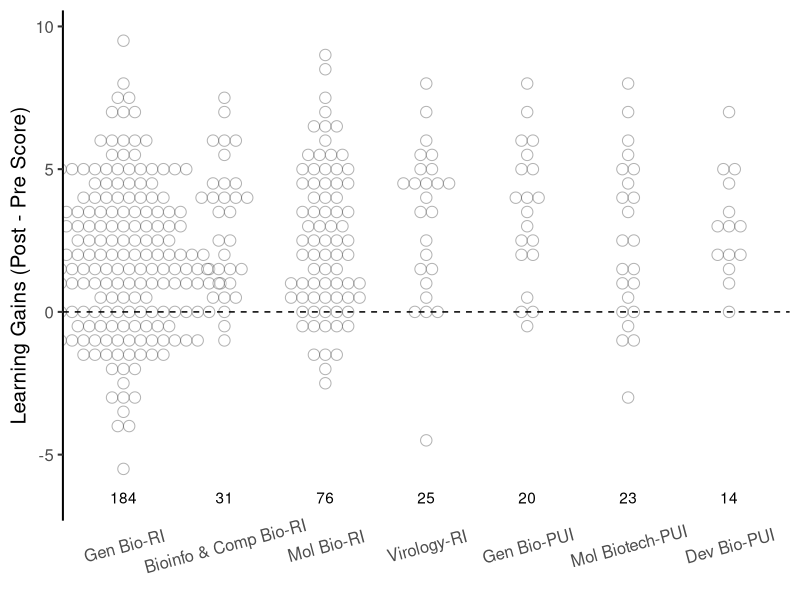

Write the R code that produced this figure.
# William R. Morgan, College of Wooster
# created: 2020-10-19
# updated: 2021-01-02

# Script for dot plots with 95% CI for Kleinschmit manuscipt 

#################################################################
### The usual preliminary steps
# make these packages and associated functions available to use in this script
library(tidyverse)
# clear the Global Environment
rm(list = ls()) 

#################################################################
### Figure 4 data
# Source:  "Fig4 Pre-Post Scores" tab (columns A-G) 
Figure4data <- read_csv("Fig4_Pre_Post_Assessment_Instrument_Dataset.csv")

# make longer format for easy plotting
Figure4data_long <- Figure4data %>% 
  pivot_longer(cols = everything(), names_to = "Course", values_to = "Gain") %>% 
  na.omit() %>%
  mutate(Course = factor(Course,
                         levels = c("Gen Bio-RI",
                                    "Bioinfo & Comp Bio-RI",
                                    "Mol Bio-RI",
                                    "Virology-RI",
                                    "Gen Bio-PUI",
                                    "Mol Biotech-PUI",
                                    "Dev Bio-PUI"),
                         labels = c("Gen Bio-RI",
                                    "Bioinfo & Comp Bio-RI",
                                    "Mol Bio-RI",
                                    "Virology-RI",
                                    "Gen Bio-PUI",
                                    "Mol Biotech-PUI",
                                    "Dev Bio-PUI"),
                         ordered = TRUE))

# reconstruct current plot (less boxplot)
Figure4data_long %>% 
  ggplot(aes(x=Course, y=Gain)) + 
  geom_dotplot(binaxis = "y", stackdir = "center", 
               dotsize = 0.8, method = "histodot", binwidth = 0.5,
               fill = "white", alpha = 0.3) +
  stat_summary(fun.data = "mean_cl_normal", mapping = aes(group = Course), 
               color = "black", geom = "errorbar", width = 0.1) +
  stat_summary(fun.data = "mean_cl_normal", mapping = aes(group = Course), 
               color = "black", geom = "point", shape = 3, size = 1, stroke = 1.2) +
  # stat_summary(fun.data = "mean_cl_normal", mapping = aes(group = Course), 
  #              color = "black", geom = "pointrange", fatten = 1) +
  geom_text(data = count(Figure4data_long, Course), 
            aes(label=n, y=min(Figure4data_long$Gain)-1), 
            show.legend = FALSE) +
  geom_hline(yintercept = 0, linetype = "dashed") +
  labs(x = NULL, 
       y = "Learning Gains (Post - Pre Score)") +
  # theme_light(base_size = 15) +
  theme_classic(base_size = 15) +
  theme(axis.line.x = element_blank()) +
  theme(axis.ticks.x = element_blank()) +
  theme(axis.text.x=element_text(angle=15, vjust = 0.8)) 

